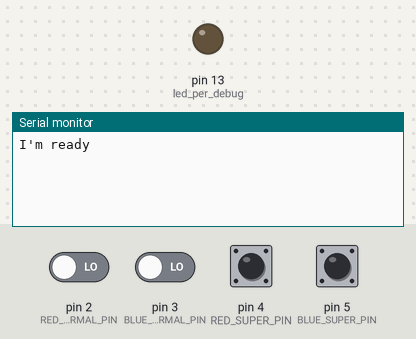
Simulated run of this sketch. Board: Arduino Uno, built with avr-gcc and run on an emulated ATmega328P. On the bench: output pins drawn as LEDs (lit = HIGH), the last lines printed to the serial monitor. Inputs (shaded band) come from the test bench; at power-on: pin 2 (RED_NORMAL_PIN), pin 3 (BLUE_NORMAL_PIN), pin 4 (RED_SUPER_PIN), pin 5 (BLUE_SUPER_PIN) LOW.

Above: at 1.8 s.
1.9 s: pin 2 (RED_NORMAL_PIN) driven HIGH
At 2.4 s:
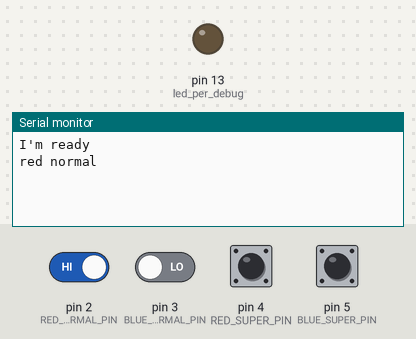
4.4 s: pin 3 (BLUE_NORMAL_PIN) driven HIGH
7.4 s: pin 4 (RED_SUPER_PIN) pulled HIGH for 1 s
At 8.7 s:
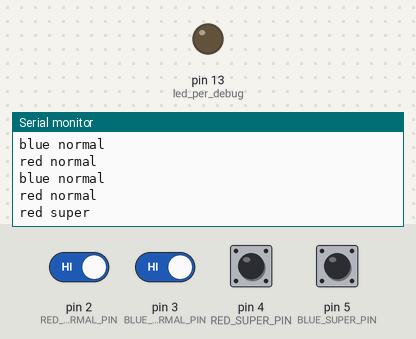

Measured:
- after the input at 1.9 s, the serial monitor: prints a new line at once (image 1)
- after the input at 7.4 s, the serial monitor: prints a new line after 0.53 s (image 2)

The sketch:

simple_g_sensor_test.ino
```cpp
// Porte di I/O su Arduino

#define BLUE_NORMAL_PIN 3
#define BLUE_SUPER_PIN 5
#define RED_NORMAL_PIN 2
#define RED_SUPER_PIN 4

#define GOAL_DELAY 1000

int last_goal=0;

void setup()
{
  pinMode(BLUE_NORMAL_PIN,INPUT);
  pinMode(BLUE_SUPER_PIN,INPUT);
  pinMode(RED_NORMAL_PIN,INPUT);
  pinMode(RED_SUPER_PIN,INPUT);

  pinMode(13,OUTPUT);		// led per debug
  digitalWrite(13,LOW);

  Serial.begin(9600);
  Serial.println("I'm ready");
}

void loop()
{
  // Scansione delle fotocellule
  if (millis() > last_goal + GOAL_DELAY)
  {
     if (digitalRead(BLUE_NORMAL_PIN))
     {
       Serial.println("blue normal");
       last_goal = millis();
     }
     if (digitalRead(BLUE_SUPER_PIN))
     {
       Serial.println("blue super");
       last_goal = millis();
     }
     if (digitalRead(RED_NORMAL_PIN))
     {
       Serial.println("red normal");
       last_goal = millis();
     }
     if (digitalRead(RED_SUPER_PIN))
     {
       Serial.println("red super");
       last_goal = millis();
     }
  }
}
```
